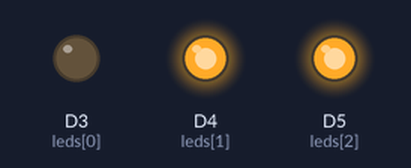
Bench run of a program on a simulated Seeed XIAO (SAMD21). Parts: output pins drawn as LEDs (lit = HIGH).

Above: at 0.02 s.
At 0.52 s:
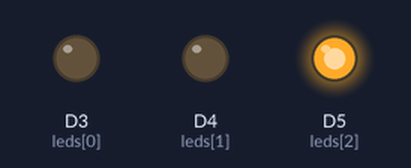
At 0.82 s:
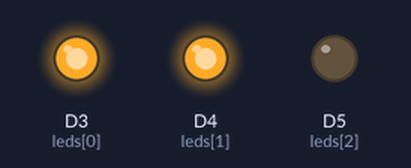
At 1.37 s:
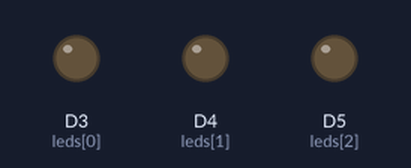
At 2.17 s:
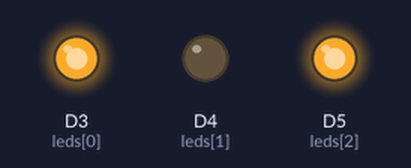
At 2.7 s:
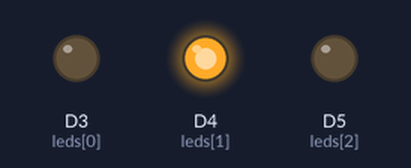
Timing chart, 0 to 3.0 s (numbered marks = the images above):
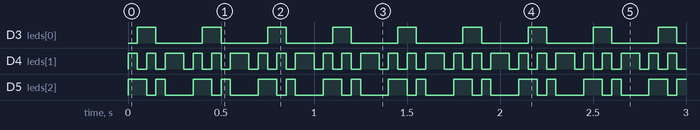

The program:

main.cpp
```cpp
#include <Arduino.h>


int leds[] = {3, 4, 5}; // r, g, b


void setup() {
    for(int i = 0; i < 3; i++) {
        pinMode(leds[i], OUTPUT);
    }
}


void loop() { // LOW: led light
    digitalWrite(leds[0], LOW); // red
    digitalWrite(leds[1], HIGH);
    digitalWrite(leds[2], HIGH);
    delay(50);
    digitalWrite(leds[0], HIGH); // green
    digitalWrite(leds[1], LOW);
    digitalWrite(leds[2], HIGH);
    delay(50);
    digitalWrite(leds[0], HIGH); // blue
    digitalWrite(leds[1], HIGH);
    digitalWrite(leds[2], LOW);
    delay(50);
    digitalWrite(leds[0], LOW); // yellow
    digitalWrite(leds[1], LOW);
    digitalWrite(leds[2], HIGH);
    delay(50);
    digitalWrite(leds[0], LOW); // magenta
    digitalWrite(leds[1], HIGH);
    digitalWrite(leds[2], LOW);
    delay(50);
    digitalWrite(leds[0], LOW); // cyan
    digitalWrite(leds[1], HIGH);
    digitalWrite(leds[2], LOW);
    delay(50);
    digitalWrite(leds[0], LOW); // white
    digitalWrite(leds[1], LOW);
    digitalWrite(leds[2], LOW);
    delay(50);
}
```

Measured:
- by itself, D3 (leds[0]): alternates HIGH for 0.10 s and LOW for 0.25 s
- by itself, D4 (leds[1]): alternates HIGH for 0.05 s and LOW for 0.05 s
- by itself, D5 (leds[2]): repeats every 0.35 s: LOW 0.05 s, HIGH 0.05 s, LOW 0.15 s, HIGH 0.10 s
